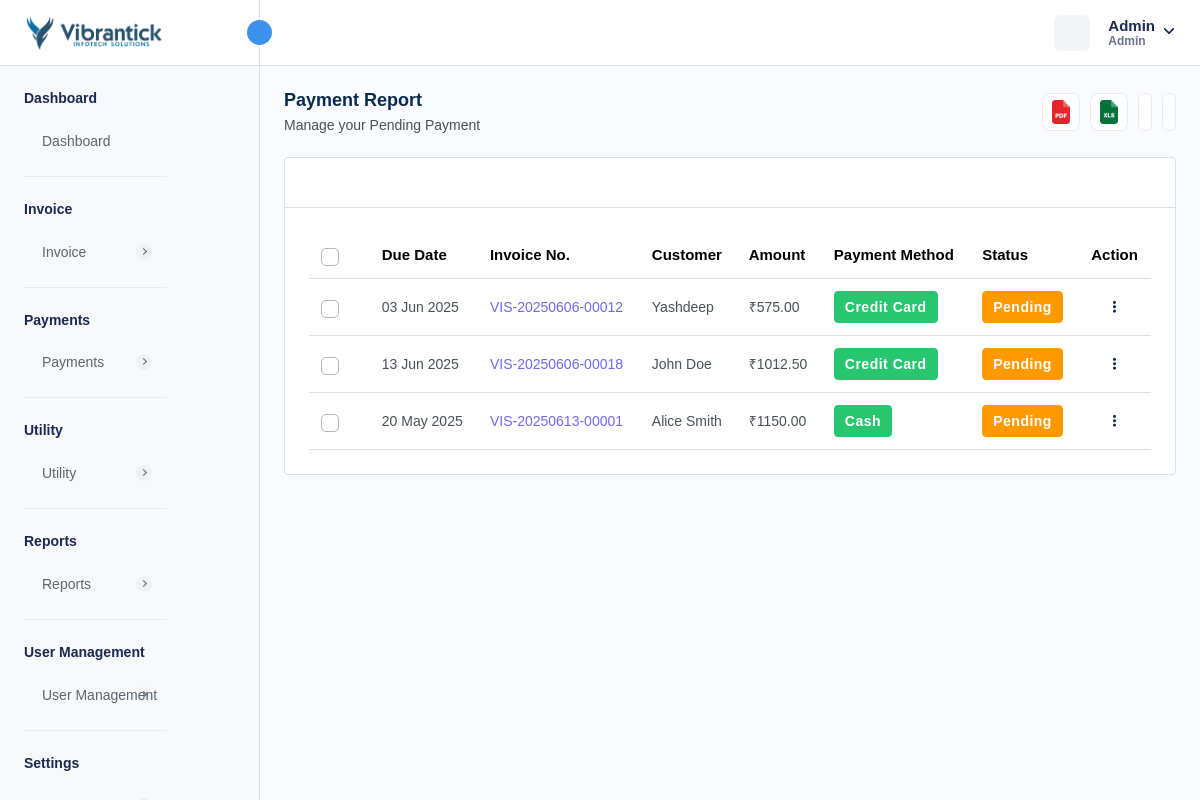
Before: /payment-pending.php (signed in) with the older database file.
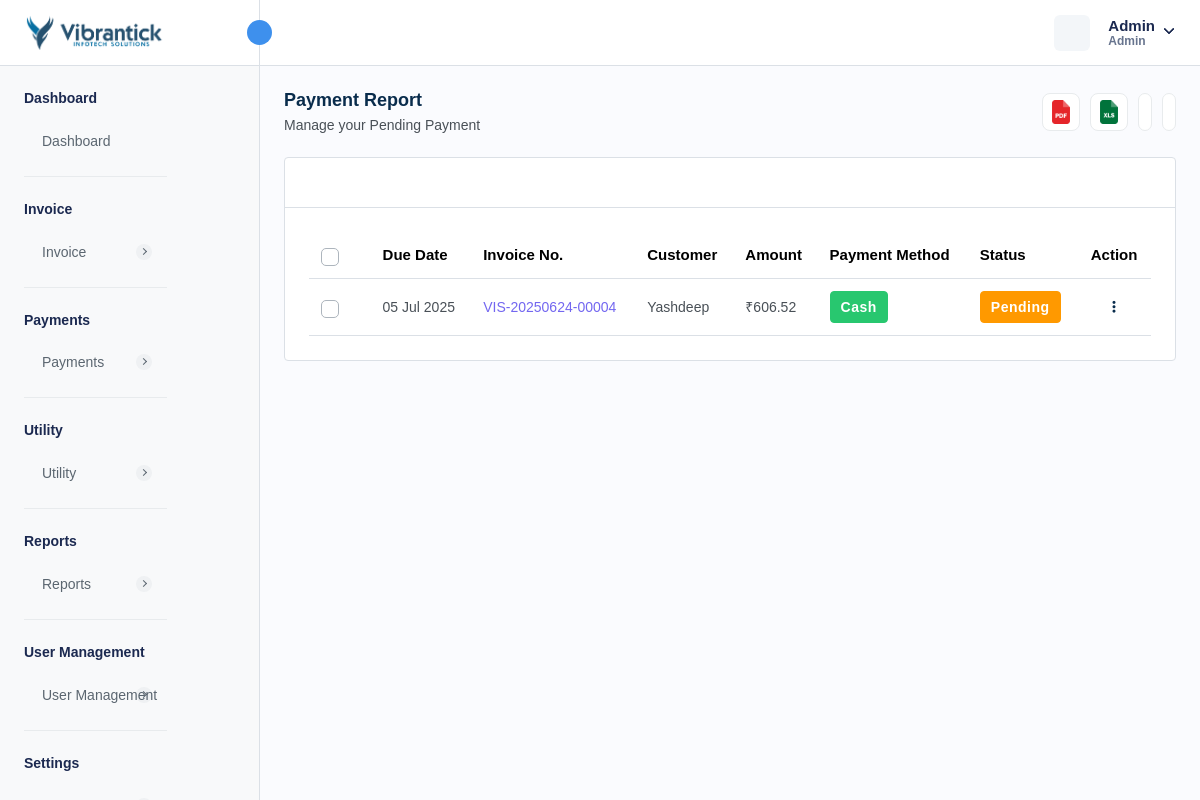
After: the same page with the newer database file.
### tables this page shows
CREATE TABLE `invoice` (
  `invoice_id` int NOT NULL AUTO_INCREMENT,
  `invoice_number` varchar(255) NOT NULL,
  `payment_method` enum('CREDIT_CARD','DEBIT_CARD','CASH','NET_BANKING','PAYPAL','OTHER') NOT NULL,
  `transaction_id` varchar(255) DEFAULT NULL,
  `status` enum('PAID','PENDING','CANCELLED','REFUNDED') NOT NULL,
  `amount` decimal(10,2) NOT NULL,
  `quantity` int NOT NULL,
  `tax` int NOT NULL,
  `discount` decimal(10,2) NOT NULL,
  `total_amount` decimal(10,2) NOT NULL,
  `due_date` varchar(255) DEFAULT NULL,
  `customer_id` int DEFAULT NULL,
  `service_id` json DEFAULT NULL,
  `description` longtext,
  `created_at` timestamp NULL DEFAULT CURRENT_TIMESTAMP,
  `updated_at` timestamp NULL DEFAULT CURRENT_TIMESTAMP ON UPDATE CURRENT_TIMESTAMP,
  `is_active` int NOT NULL DEFAULT '1',
  `reminder_enabled` int NOT NULL DEFAULT '0',
  `reminder_count` int NOT NULL DEFAULT '0',
  `created_by` int NOT NULL,
  `from_date` varchar(255) DEFAULT NULL,
  `to_date` varchar(255) DEFAULT NULL,
  PRIMARY KEY (`invoice_id`),
  UNIQUE KEY `invoice_number_UNIQUE` (`invoice_number`),
  UNIQUE KEY `transaction_id_UNIQUE` (`transaction_id`)
);

CREATE TABLE `customer` (
  `customer_id` int NOT NULL AUTO_INCREMENT,
  `customer_name` varchar(255) NOT NULL,
  `customer_phone` varchar(15) DEFAULT NULL,
  `customer_email` varchar(255) DEFAULT NULL,
  `customer_address` text,
  `ship_name` varchar(255) DEFAULT NULL,
  `ship_phone` varchar(15) DEFAULT NULL,
  `ship_email` varchar(255) DEFAULT NULL,
  `ship_address` text,
  `isActive` int DEFAULT '1',
  `created_at` timestamp NULL DEFAULT CURRENT_TIMESTAMP,
  `updated_at` timestamp NULL DEFAULT NULL ON UPDATE CURRENT_TIMESTAMP,
  `customer_state` varchar(45) DEFAULT NULL,
  `customer_city` int DEFAULT NULL,
  `gst_number` varchar(45) DEFAULT NULL,
  PRIMARY KEY (`customer_id`),
  UNIQUE KEY `customer_phone_UNIQUE` (`customer_phone`),
  UNIQUE KEY `customer_email_UNIQUE` (`customer_email`),
  UNIQUE KEY `gst_number_UNIQUE` (`gst_number`)
);

### payment-pending.php (the view, shortened to what the changed rows need)
<?php
require "./database/config.php";
try {
    $stmtFetchInvoices = $db->prepare("SELECT * FROM invoice
    INNER JOIN customer
    ON customer.customer_id = invoice.customer_id
    WHERE invoice.status = 'PENDING' AND invoice.is_active = 1
    ");
    if ($stmtFetchInvoices->execute()) {
        $invoices = $stmtFetchInvoices->get_result();
    } else {
        $_SESSION['error'] = 'Error for fetching customers';
    }
} catch (Exception $e) {
    $_SESSION['error'] = $e;
}
?>
<!DOCTYPE html>
<html lang="en">
<head>
    <link rel="stylesheet" href="assets/css/bootstrap.min.css" />
    <link rel="stylesheet" href="assets/css/bootstrap-datetimepicker.min.css" />
    <link rel="stylesheet" href="assets/plugins/daterangepicker/daterangepicker.css" />
    <link rel="stylesheet" href="assets/css/animate.css" />
    <link rel="stylesheet" href="assets/plugins/select2/css/select2.min.css" />
    <link rel="stylesheet" href="assets/css/dataTables.bootstrap5.min.css" />
    <link rel="stylesheet" href="assets/plugins/fontawesome/css/fontawesome.min.css" />
    <link rel="stylesheet" href="assets/plugins/fontawesome/css/all.min.css" />
    <link rel="stylesheet" href="assets/css/style.css" />
    <link rel="stylesheet" href="https://cdn.jsdelivr.net/npm/notyf@3/notyf.min.css" />
</head>
<body>
    <div class="main-wrapper">
        <div class="page-wrapper">
            <div class="content">
                <div class="card table-list-card">
                    <div class="card-body">
                        <div class="table-responsive">
                            <table id="myTable" class="table datanew">
                                <thead>
                                    <tr>
                                        <th class="no-sort">
                                            <label class="checkboxs">
                                                <span class="checkmarks"></span>
                                            </label>
                                        </th>
                                        <th>Due Date</th>
                                        <th>Invoice No.</th>
                                        <th>Customer</th>
                                        <th>Amount</th>
                                        <th>Payment Method</th>
                                        <th>Status</th>
                                        <th class="no-sort text-center">Action</th>
                                    </tr>
                                </thead>
                                <tbody>
                                    <?php foreach ($invoices->fetch_all(MYSQLI_ASSOC) as $invoice) { ?>
                                        <tr>
                                            <td>
                                                <label class="checkboxs">
                                                    <span class="checkmarks"></span>
                                                </label>
                                            </td>
                                            <td><?php $date = new DateTime($invoice['due_date']);
                                            echo $date->format('d M Y') ?></td>
                                            <td class="ref-number" c><?php echo $invoice['invoice_number'] ?></td>
                                            <td>
                                                <?php echo $invoice['customer_name'] ?>
                                            </td>
                                            <td>
                                                ₹<?php echo $invoice['total_amount'] ?>
                                            </td>
                                            <td class="payment-info">
                                                <?php if ($invoice['payment_method'] == 'CREDIT_CARD') { ?>
                                                    <span class="badge badge-lg bg-success">Credit Card</span>
                                                <?php } elseif ($invoice['payment_method'] == 'DEBIT_CARD') { ?>
                                                    <span class="badge badge-lg bg-success">Debit Card</span>
                                                <?php } elseif ($invoice['payment_method'] == 'CASH') { ?>
                                                    <span class="badge badge-lg bg-success">Cash</span>
                                                <?php } elseif ($invoice['payment_method'] == 'NET_BANKING') { ?>
                                                    <span class="badge badge-lg bg-primary">Net Banking</span>
                                                <?php } elseif ($invoice['payment_method'] == 'PAYPAL') { ?>
                                                    <span class="badge badge-lg bg-primary">Paypal</span>
                                                <?php } elseif ($invoice['payment_method'] == 'OTHER') { ?>
                                                    <span class="badge badge-lg bg-warning">Other</span>
                                                <?php } ?>
                                            </td>
                                            <td>
                                                <?php if ($invoice['status'] == 'PAID') { ?>
                                                    <span class="badge badge-lg bg-success">Paid</span>
                                                <?php } elseif ($invoice['status'] == 'CANCELLED') { ?>
                                                    <span class="badge badge-lg bg-danger">Cancelled</span>
                                                <?php } elseif ($invoice['status'] == 'PENDING') { ?>
                                                    <span class="badge badge-lg bg-warning">Pending</span>
                                                <?php } elseif ($invoice['status'] == 'REFUNDED') { ?>
                                                    <span class="badge badge-lg bg-primary">Refunded</span>
                                                <?php } ?>
                                            </td>
                                            <td class="text-center">
                                                <a class="action-set" href="javascript:void(0);" data-bs-toggle="dropdown"
                                                    aria-expanded="true">
                                                    <i class="fa fa-ellipsis-v" aria-hidden="true"></i>
                                                </a>
                                            </td>
                                        </tr>
                                    <?php } ?>
                                </tbody>
                            </table>
                        </div>
                    </div>
                </div>
            </div>
        </div>
    </div>
</body>
</html>

Changed rows visible on the page:
removed invoice: due_date "03 Jun 2025", invoice_number "VIS-20250606-00012", customer.customer_name "Yashdeep", total_amount "575.00", payment_method "Credit Card", status "Pending"
removed invoice: due_date "13 Jun 2025", invoice_number "VIS-20250606-00018", customer.customer_name "John Doe", total_amount "1012.50", payment_method "Credit Card", status "Pending"
removed invoice: due_date "20 May 2025", invoice_number "VIS-20250613-00001", customer.customer_name "Alice Smith", total_amount "1150.00", payment_method "Cash", status "Pending"
added invoice: due_date "05 Jul 2025", invoice_number "VIS-20250624-00004", customer.customer_name "Yashdeep", total_amount "606.52", payment_method "Cash", status "Pending"
